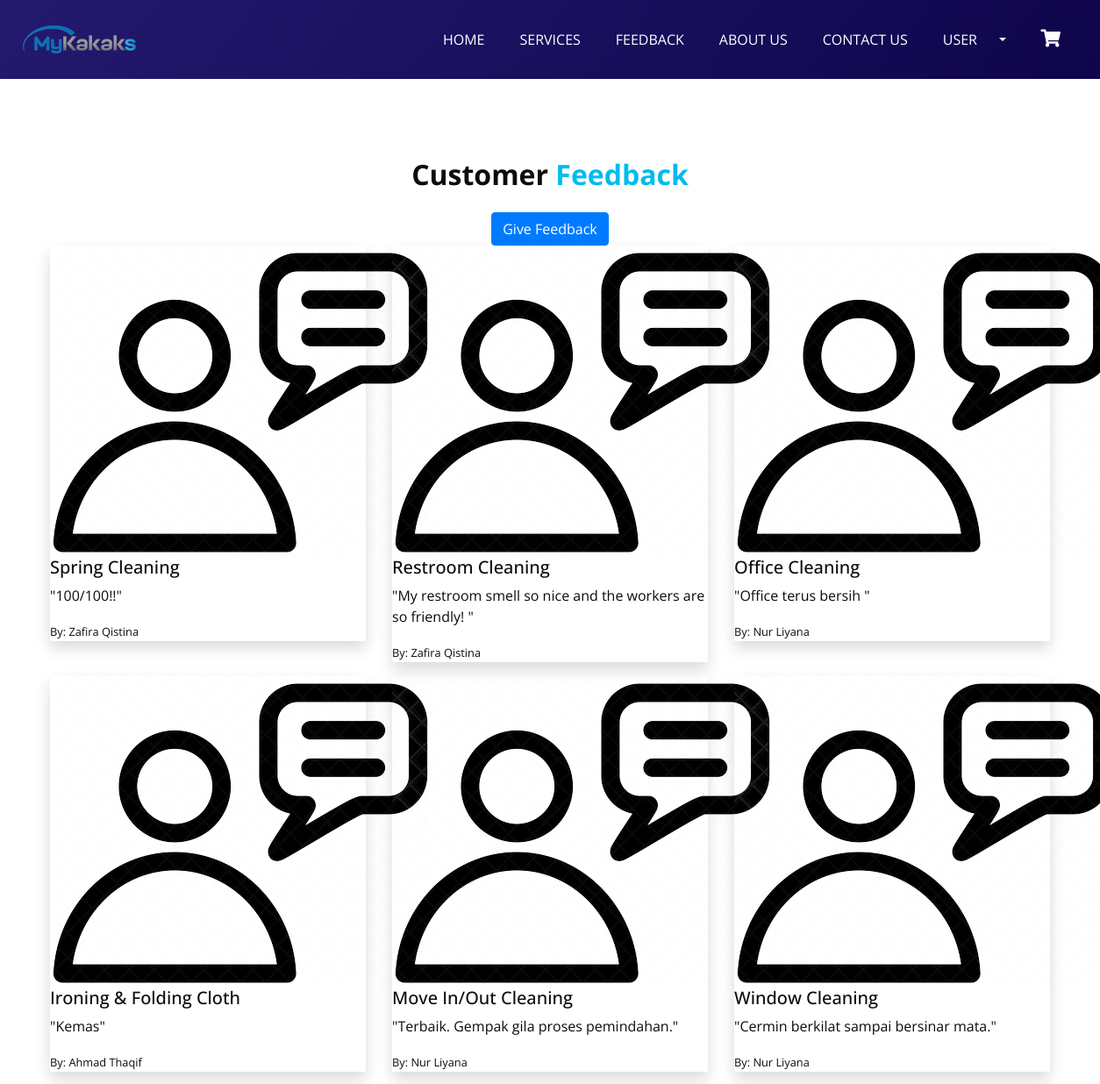
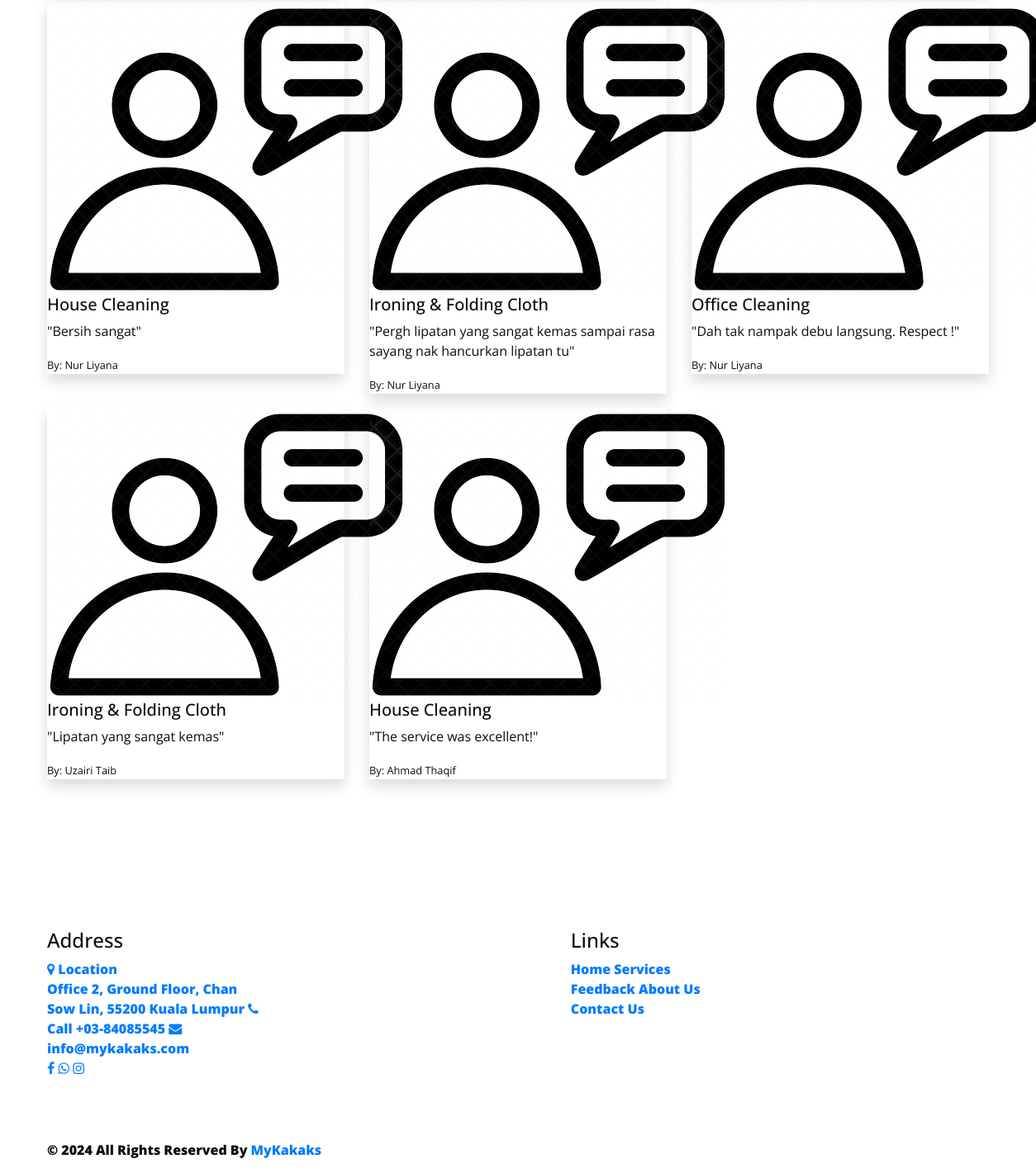
The app's page /cust-page/feedback.php with its own data (2 pictures, top to bottom).
### tables this page shows
CREATE TABLE `feedback` (
  `id` int NOT NULL,
  `customer_email` varchar(100) NOT NULL,
  `service_name` varchar(255) NOT NULL,
  `comments` text NOT NULL,
  `date_submitted` timestamp NULL DEFAULT CURRENT_TIMESTAMP
);

CREATE TABLE `customer` (
  `id` int UNSIGNED NOT NULL,
  `fname` varchar(50) NOT NULL,
  `lname` varchar(50) NOT NULL,
  `cnum` varchar(15) NOT NULL,
  `address` text NOT NULL,
  `email` varchar(100) NOT NULL,
  `pass` varchar(255) NOT NULL,
  `verified` tinyint(1) DEFAULT '0',
  `status` enum('active','inactive') DEFAULT 'active'
);

### cust-page/feedback.php (the view, shortened to what this page needs)
<?php
include '../connect-db.php';
if ($conn) {
    $stmt_feedback = $conn->prepare("
        SELECT feedback.service_name, feedback.comments, feedback.date_submitted, customer.fname, customer.lname
        FROM feedback
        INNER JOIN customer ON feedback.customer_email = customer.email
        ORDER BY feedback.date_submitted DESC
    ");
    $stmt_feedback->execute();
    $feedback_result = $stmt_feedback->get_result();
}
?>
<!DOCTYPE html>
<html>
<head>
	<link rel="stylesheet" type="text/css" href="css/bootstrap.css" />
	<link href="https://cdnjs.cloudflare.com/ajax/libs/font-awesome/5.15.4/css/all.min.css" rel="stylesheet" />
	<link rel="stylesheet" type="text/css" href="https://cdnjs.cloudflare.com/ajax/libs/OwlCarousel2/2.3.4/assets/owl.carousel.min.css" />
	<link href="css/font-awesome.min.css" rel="stylesheet" />
	<link href="css/style.css" rel="stylesheet" />
	<link href="css/responsive.css" rel="stylesheet" />
</head>
<body class="sub_page">
  <div class="hero_area">
    <header class="header_section">
      <div class="container-fluid">
        <nav class="navbar navbar-expand-lg custom_nav-container ">
          <a class="navbar-brand" href="index.php">
            <span>
              <img src="images/logo.png">
            </span>
          </a>
          <div class="collapse navbar-collapse" id="navbarSupportedContent">
            <ul class="navbar-nav  ">
              <li class="nav-item ">
                <a class="nav-link" href="index.php">Home </a>
              </li>
              <li class="nav-item">
                <a class="nav-link" href="service.php">Services</a>
              </li>
              <li class="nav-item active">
                <a class="nav-link" href="feedback.php">Feedback<span class="sr-only">(current)</span></a>
              </li>
			  <li class="nav-item ">
                <a class="nav-link" href="about.html"> About Us</a>
              </li>
              <li class="nav-item">
                <a class="nav-link" href="contact-us.html">Contact Us</a>
              </li>
				<li class="nav-item dropdown no-arrow">
					<a class="nav-link dropdown-toggle" href="#" id="userDropdown" role="button"
						data-toggle="dropdown" aria-haspopup="true" aria-expanded="false">
						<span class="mr-2 d-none d-lg-inline">USER&nbsp;</span>
					</a>
				</li>
				<li class="nav-item"><a class="nav-link" href="booking.php">
					<i class="fas fa-shopping-cart" style='font-size:20px;color:white' aria-hidden="true"></i>
					</a>
				</li>
            </ul>
          </div>
        </nav>
      </div>
    </header>
  </div>
	<section class="service_section layout_padding">
        <div class="service_container">
            <div class="container">
                <div class="heading_container heading_center">
                    <h2>
                        Customer <span>Feedback</span>
                    </h2>
                    <br>
                    <button type="button" class="btn btn-primary" data-toggle="modal" data-target="#feedbackModal">
                        Give Feedback
                    </button>
                </div>
				<div class="row">
					<?php
					if ($feedback_result && $feedback_result->num_rows > 0) {
						while ($row = $feedback_result->fetch_assoc()) {
							$customerName = htmlspecialchars($row['fname'] . ' ' . $row['lname']);
							$serviceName = htmlspecialchars($row['service_name']);
							$comments = htmlspecialchars($row['comments']);
							echo '<div class="col-md-4">';
							echo '  <div class="box shadow">';
							echo '    <div class="img-box">';
							echo '      <img src="images/cust.png" alt="Customer Feedback">';
							echo '    </div>';
							echo '    <div class="detail-box">';
							echo '      <h5>' . $serviceName . '</h5>';
							echo '      <p>"' . $comments . '"</p>';
							echo '      <p><small>By: ' . $customerName . '</small></p>';
							echo '    </div>';
							echo '  </div>';
							echo '</div>';
						}
					} else {
						echo '<p>No feedback available yet.</p>';
					}
					?>
				</div>
            </div>
        </div>
    </section>
	<div class="modal fade" id="feedbackModal" tabindex="-1" role="dialog" aria-labelledby="feedbackModalLabel" aria-hidden="true">
        <div class="modal-dialog" role="document">
            <div class="modal-content">
                <div class="modal-header">
                    <h5 class="modal-title" id="feedbackModalLabel"><b>Give Feedback<b></h5>
                </div>
            </div>
        </div>
    </div>
  <section class="info_section layout_padding2">
    <div class="container">
      <div class="row">
        <div class="col-md-6 col-lg-3 info_col">
          <div class="info_contact">
            <h4>
              Address
            </h4>
            <div class="contact_link_box">
              <a href="">
                <i class="fa fa-map-marker" aria-hidden="true"></i>
                <span>
                  Location<br>
					Office 2, Ground Floor, Chan Sow Lin,
					55200 Kuala Lumpur
                </span>
              </a>
              <a href="">
                <i class="fa fa-phone" aria-hidden="true"></i>
                <span>
                  Call +03-84085545
                </span>
              </a>
              <a href="">
                <i class="fa fa-envelope" aria-hidden="true"></i>
                <span>
                  info@mykakaks.com
                </span>
              </a>
            </div>
          </div>
          <div class="info_social">
            <a href="https://www.facebook.com/share/PD2qhTrcmcLgzUrr/?mibextid=LQQJ4d">
              <i class="fa fa-facebook" aria-hidden="true"></i>
            </a>
            <a href="https://api.whatsapp.com/send?phone=60198885313&text=Hi%20MyKakaks,%20I%20want%20to%20book%20an%20appointment.">
              <i class="fa fa-whatsapp" aria-hidden="true"></i>
            </a>
            <a href="https://www.instagram.com/mykakaks.hq/">
              <i class="fa fa-instagram" aria-hidden="true"></i>
            </a>
          </div>
        </div>
        <div class="col-md-6 col-lg-2 mx-auto info_col">
          <div class="info_link_box">
            <h4>
              Links
            </h4>
            <div class="info_links">
              <a class="active" href="index.php">
                Home
              </a>
              <a class="" href="service.php">
                Services
              </a>
              <a class="" href="feedback.php">
                Feedback
              </a>
			  <a class="" href="about.html">
                About Us
              </a>
              <a class="" href="contact-us.html">
                Contact Us
              </a>
            </div>
          </div>
        </div>
      </div>
    </div>
  </section>
  <section class="footer_section">
    <div class="container">
      <p>
        &copy; <span id="displayYear"></span> All Rights Reserved By
        <a href="https://html.design/">MyKakaks</a>
      </p>
    </div>
  </section>
</body>
</html>

### cust-page/css/style.css (style rules this page uses)
body { font-family: "Open Sans", sans-serif; color: #0c0c0c; background-color: #ffffff; overflow-x: hidden; }
.layout_padding { padding: 90px 0; }
.layout_padding2 { padding: 75px 0; }
.heading_container { display: -webkit-box; display: -ms-flexbox; display: flex; -webkit-box-orient: vertical; -webkit-box-direction: normal; -ms-flex-direction: column; flex-direction: column; -webkit-box-align: start; -ms-flex-align: start; align-items: flex-start; }
.heading_container h2 { position: relative; font-weight: bold; margin-bottom: 0; }
.heading_container h2 span { color: #00bbf0; }
.heading_container.heading_center { -webkit-box-align: center; -ms-flex-align: center; align-items: center; text-align: center; }
a, a:hover, a:focus { text-decoration: none; }
.btn, .btn:focus { outline: none !important; -webkit-box-shadow: none; box-shadow: none; }
.hero_area { position: relative; min-height: 100vh; display: -webkit-box; display: -ms-flexbox; display: flex; -webkit-box-orient: vertical; -webkit-box-direction: normal; -ms-flex-direction: column; flex-direction: column; }
.sub_page .hero_area { min-height: auto; background: linear-gradient(130deg, #231a6f, #0f054c); }
.header_section { padding: 15px 0; }
.header_section .container-fluid { padding-right: 25px; padding-left: 25px; }
.navbar-brand span { font-weight: bold; font-size: 24px; color: #ffffff; }
.custom_nav-container { padding: 0; }
.custom_nav-container .navbar-nav { margin-left: auto; }
.custom_nav-container .navbar-nav .nav-item .nav-link { padding: 5px 20px; color: #ffffff; text-align: center; text-transform: uppercase; border-radius: 5px; -webkit-transition: all 0.3s; transition: all 0.3s; }

### cust-page/css/responsive.css (style rules this page uses)
@media (min-width: 1200px) { .container { max-width: 1170px; } }

### cust-page/feedback.php (style rules this page uses)
.shadow { box-shadow: 3px 7px 7px 1px rgba(30, 64, 106, 1); }
.modal-content { padding: 20px; }

### records on screen
feedback: service_name "Spring Cleaning", comments "100/100!!", customer.fname+lname "Zafira Qistina"
feedback: service_name "Restroom Cleaning", comments "My restroom smell so nice and the workers are so friendly!", customer.fname+lname "Zafira Qistina"
feedback: service_name "Office Cleaning", comments "Office terus bersih", customer.fname+lname "Nur Liyana"
feedback: service_name "Ironing & Folding Cloth", comments "Kemas", customer.fname+lname "Ahmad Thaqif"
feedback: service_name "Move In/Out Cleaning", comments "Terbaik. Gempak gila proses pemindahan.", customer.fname+lname "Nur Liyana"
feedback: service_name "Window Cleaning", comments "Cermin berkilat sampai bersinar mata.", customer.fname+lname "Nur Liyana"
feedback: service_name "House Cleaning", comments "Bersih sangat", customer.fname+lname "Nur Liyana"
feedback: service_name "Ironing & Folding Cloth", comments "Pergh lipatan yang sangat kemas sampai rasa sayang nak hancurkan lipatan tu", customer.fname+lname "Nur Liyana"
feedback: service_name "Office Cleaning", comments "Dah tak nampak debu langsung. Respect !", customer.fname+lname "Nur Liyana"
feedback: service_name "Ironing & Folding Cloth", comments "Lipatan yang sangat kemas", customer.fname+lname "Uzairi Taib"
feedback: service_name "House Cleaning", comments "The service was excellent!", customer.fname+lname "Ahmad Thaqif"
